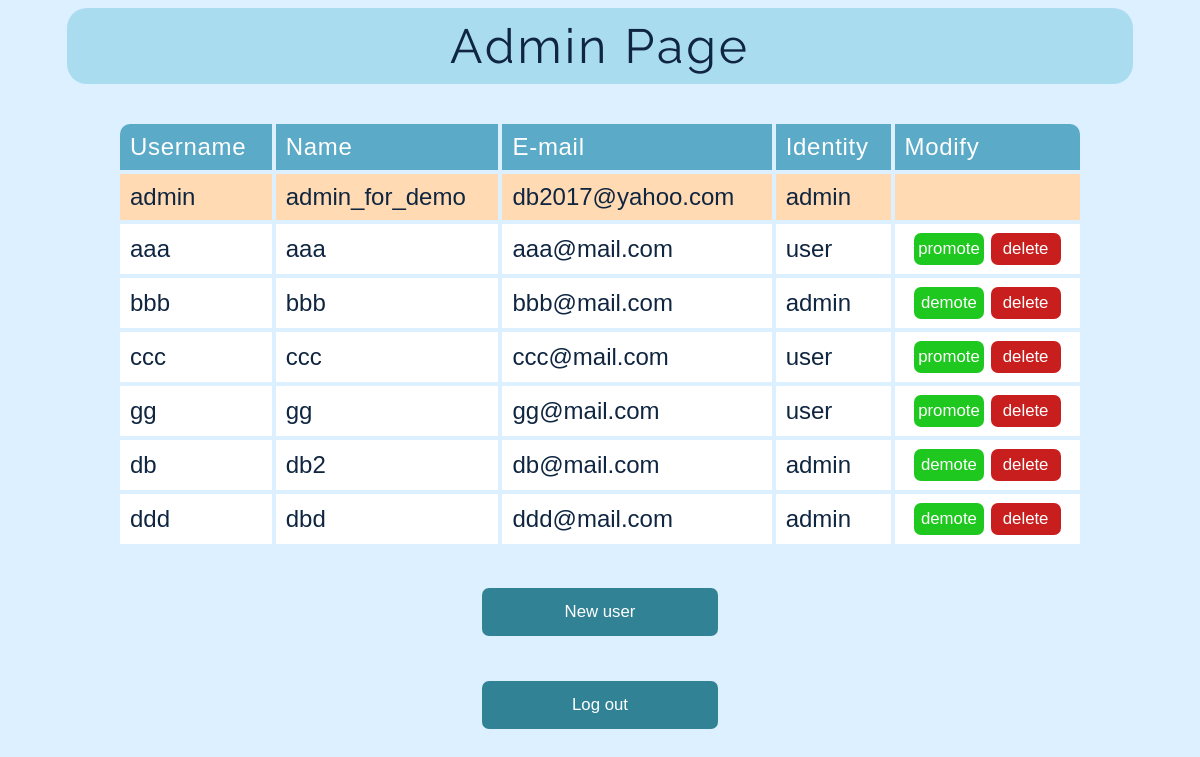
Page /adminpage.php?page=1 (signed in) on the committed database.
### tables this page shows
CREATE TABLE IF NOT EXISTS `user` (
`userID` int(10) unsigned NOT NULL,
  `username` varchar(255) NOT NULL,
  `password` varchar(255) NOT NULL,
  `name` varchar(255) NOT NULL,
  `email` varchar(255) NOT NULL,
  `identity` varchar(10) NOT NULL DEFAULT 'user'
);

### adminpage.php (the view, shortened to what this page needs)
<?php
	require_once "connect.php";
	if(isset($_SESSION['Authenticated'])&&$_SESSION['Authenticated']==true){
		$username=$_SESSION["username"];
	}
?>
<!DOCTYPE html>
<html>
<head>
	<link rel="stylesheet" type="text/css" href="style.css">
</head>
<body class="aft_login">
	<div class="title">Admin Page</div>
	<div class="content">
		<table>
			<tr class="caption">
				<th class="begin">Username</th>
				<th class="middle">Name</th>
				<th class="middle">E-mail</th>
				<th class="middle">Identity</th>
				<th class="end">Modify</th>
			</tr>
				<?php
					$getdata="SELECT userID,username,name,email,identity FROM user ORDER BY userID";
					$data=$connect->query($getdata);
					while($person=$data->fetchObject()){
            			if(!strcmp($person->username,$username)){
         		?>
            		<tr class="admin">
                		<th><?php echo $person->username;?></th>
                		<th class="middle"><?php echo $person->name;?></th>
                		<th class="middle"><?php echo $person->email;?></th>
                		<th class="middle"><?php echo $person->identity;?></th>
                		<th class="end"></th>
                	</tr>
              	<?php
                		}
            			else{
            	?>
            		<tr class="data">
                		<th><?php echo $person->username;?></th>
                		<th class="middle"><?php echo $person->name;?></th>
                		<th class="middle"><?php echo $person->email;?></th>
                		<th class="middle"><?php echo $person->identity;?></th>
                		<th class="end">
                			<form class="modify" action="adminpage.php" method="post">
                			<?php
                				if($person->identity=="user"){
                			?>
                			<input onClick="return confirm('Are you sure you want to premote this user ?')" type="submit" name="submit" value="promote" id="promote">
                			<?php
                				}
                				elseif($person->identity=="admin"){
                			?>
                			<input onclick="return confirm('Are you sure you want to demote this user ?')" type="submit" name="submit" value="demote" id="demote">
                			<?php
                				}
                			?>
                			<input onclick="return confirm('Are you sure you want to delete this user ?')" type="submit" name="submit" value="delete" id="delete">
                			</form>
                		</th>
                	</tr>
                <?php
                		}
              		}
            	?>
		</table>
		<form action="new_user.php">
			<input type="submit" value="New user">
		</form>
		<form action="logout.php">
			<input type="submit" value="Log out">
		</form>
	</div>
</body>
</html>

### style.css (style rules this page uses)
body { background-color: rgba(220,240,255,1); }
.title { background-color: rgba(170,220,240,1); border-radius: 20px; color: rgb(15,37,64); font-family: 'Raleway', sans-serif; font-size: 300%; letter-spacing: 3px; margin: auto; margin-bottom: 30px; padding: 10px 0; text-align: center; width: 90%; }
.content { font-family: Microsoft JhengHei,sans-serif; font-size: 150%; text-align: center; }
.bef_login .content table,tr,th,td { border-collapse: collapse; font-weight: 400; margin: auto; text-align: left; }
.aft_login .content table,tr,th { font-weight: 400; margin: auto; padding: 9px 10px; text-align: left; }
.aft_login .content table { border-collapse: collapse; margin-top: 40px; width: 80vw; }
.aft_login .content table .caption { background-color: rgba(90,170,200,1); color: rgb(255,255,255); letter-spacing: 0.7px; }
.aft_login .content table .caption .begin { border-top-left-radius: 10px; }
.aft_login .content table .caption .end { border-top-right-radius: 10px; }
.aft_login .content table .caption .middle,.end { border-left: 4px rgba(220,240,255,1) solid; }
.aft_login .content table .data { background-color: rgba(255,255,255,1); border-top: 4px rgba(220,240,255,1) solid; border-bottom: 4px rgba(220,240,255,1) solid; color: rgb(15,37,64); }
.aft_login .content table .data .middle,.end { border-left: 4px rgba(220,240,255,1) solid; }
.aft_login .content table .admin { background-color: rgba(229,207,184,1); border-top: 4px rgba(220,240,255,1) solid; background-color: hsl(31,100%,85%); border-bottom: 4px rgba(220,240,255,1) solid; color: rgb(15,37,64); }
.aft_login .content table .admin .middle,.end { border-left: 4px rgba(220,240,255,1) solid; }
input { vertical-align: top; font-size: 70%; }
input[type=submit] { background-color: rgb(50,130,150); border: none; border-radius: 7px; color: white; margin: 40px 0 5px; padding: 14px 20px; width: 20%; }
.modify { text-align: center; }
.modify #promote[type=submit],[type=hidden] { background-color: rgb(30,200,30); font-size: 70%; margin: auto; padding: 6px 4px; width: 70px; }
.modify #demote[type=submit],[type=hidden] { background-color: rgb(30,200,30); font-size: 70%; margin: auto; padding: 6px 4px; width: 70px; }
.modify #delete[type=submit],[type=hidden] { background-color: rgb(200,30,30); font-size: 70%; margin: auto; padding: 6px 4px; width: 70px; }

### rows in the picture
user: username "admin", name "admin_for_demo", email "db2017@yahoo.com", identity "admin"
user: username "aaa", name "aaa", email "aaa@mail.com", identity "user"
user: username "bbb", name "bbb", email "bbb@mail.com", identity "admin"
user: username "ccc", name "ccc", email "ccc@mail.com", identity "user"
user: username "gg", name "gg", email "gg@mail.com", identity "user"
user: username "db", name "db2", email "db@mail.com", identity "admin"
user: username "ddd", name "dbd", email "ddd@mail.com", identity "admin"
